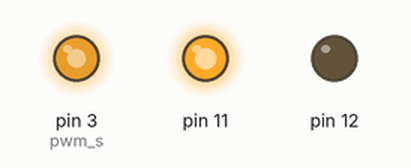
Recording of a program running on a simulated Raspberry Pi (header pin numbers). Parts: output pins drawn as LEDs (lit = HIGH).

Above: at 0.1 s.
Timing chart, 0 to 1.6 s (numbered marks = the images above):
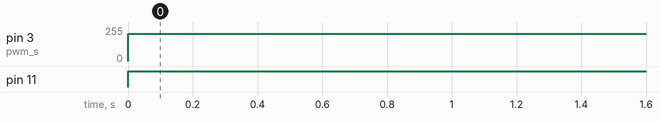

The program:

strike_3.py
```python
import RPi.GPIO as GPIO
import time

GPIO.setmode(GPIO.BOARD)
GPIO.setup(11, GPIO.OUT)
GPIO.setup(12, GPIO.OUT)
GPIO.setup(3, GPIO.OUT)
pwm_s = GPIO.PWM(3,500)
pwm_s.start(0)


try:
    while True:
        pwm_s.ChangeDutyCycle(80)
        GPIO.output(11, True)
        GPIO.output(12, False)
        time.sleep(0.5)

except KeyboardInterrupt:
    print('stop')
finally:
    pwm_s.stop()
    GPIO.cleanup()
```

Measured:
- by itself, pin 3 (pwm_s): 0/255 → 204/255 at 0.00 s
- by itself, pin 11: LOW → HIGH at 0.00 s
